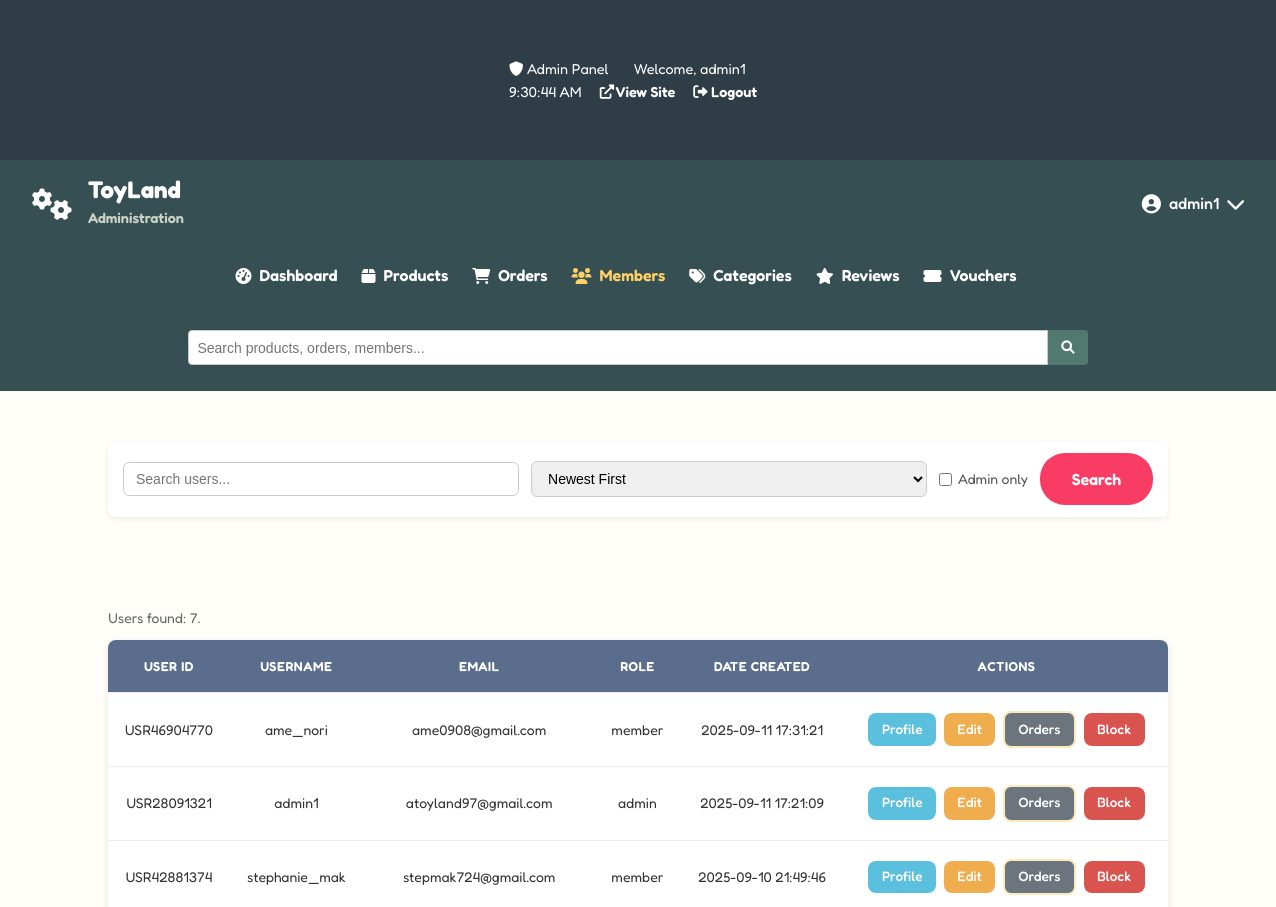
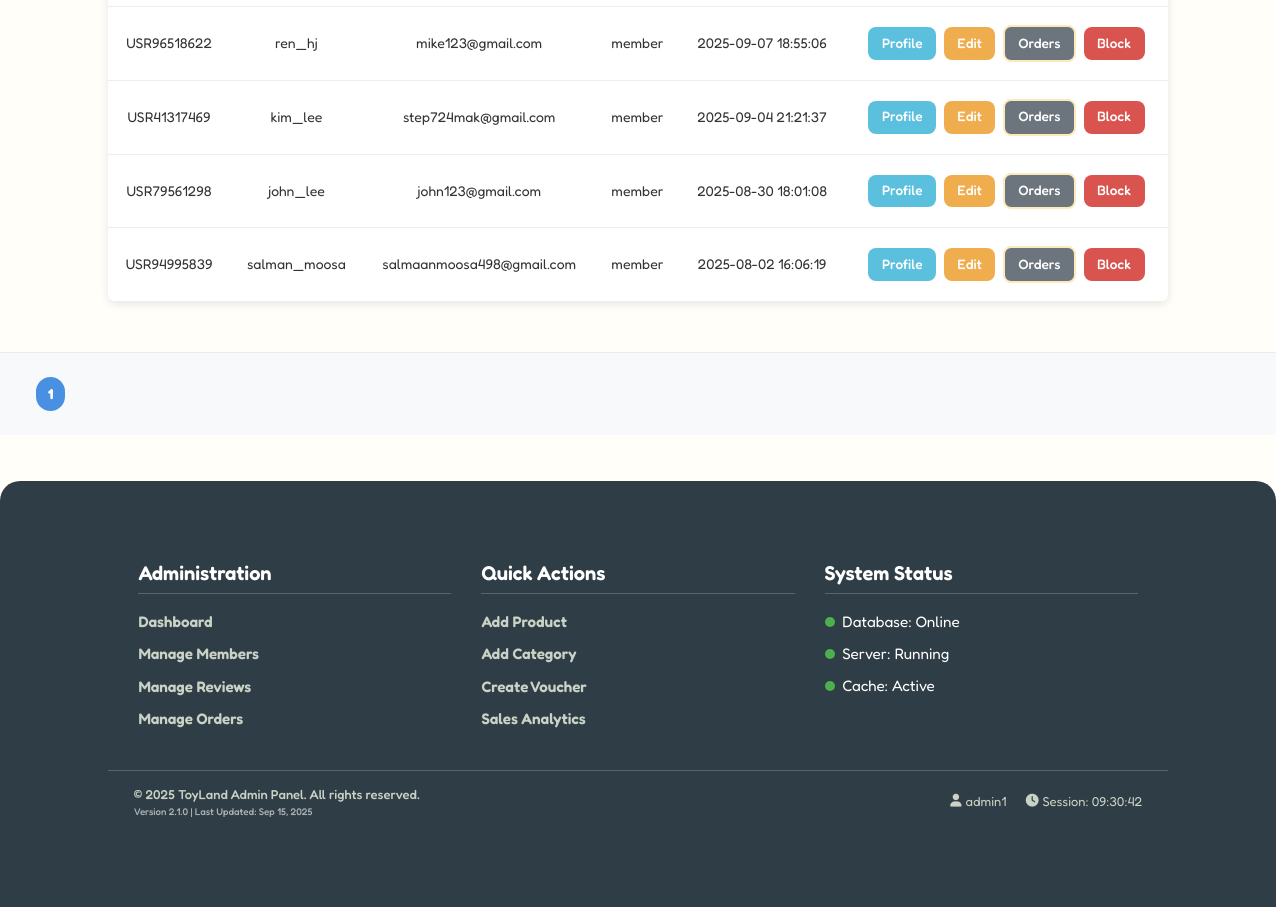
The app's page /root/admin/members.php (signed in) with its own data (2 pictures, top to bottom).
### tables this page shows
CREATE TABLE `user` (
  `user_id` varchar(11) NOT NULL,
  `username` varchar(50) NOT NULL,
  `email` varchar(100) NOT NULL,
  `password` varchar(255) NOT NULL,
  `role` enum('admin','member') NOT NULL DEFAULT 'member',
  `status` enum('active','blocked') NOT NULL DEFAULT 'active',
  `profile_pic` varchar(255) DEFAULT NULL,
  `remember_token` varchar(64) DEFAULT NULL,
  `created_at` timestamp NOT NULL DEFAULT current_timestamp(),
  `updated_at` timestamp NOT NULL DEFAULT current_timestamp() ON UPDATE current_timestamp()
);

### root/admin/members.php (the view, shortened to what this page needs)
<?php
require_once '../includes/db.php';
$search = $_GET['search'] ?? '';
$sort = $_GET['sort'] ?? 'newest';
$toggleRole = $_GET['toggleRole'] ?? '';
$limit = 10;
$page = isset($_GET['page']) && is_numeric($_GET['page']) ? (int)$_GET['page'] : 1;
$offset = ($page - 1) * $limit;
$where = '';
$params = [];
switch ($sort) {
    default: $orderBy = "created_at DESC"; break;
}
$sql = "SELECT * FROM user $where ORDER BY $orderBy LIMIT :limit OFFSET :offset";
$stm = $pdo->prepare($sql);
$stm->bindValue(':limit', $limit, PDO::PARAM_INT);
$stm->bindValue(':offset', $offset, PDO::PARAM_INT);
$stm->execute();
$users = $stm->fetchAll(PDO::FETCH_ASSOC);
$countSql = "SELECT COUNT(*) FROM user $where";
$countStm = $pdo->prepare($countSql);
$countStm->execute($params);
$totalUsers = $countStm->fetchColumn();
$totalPages = ceil($totalUsers / $limit);
include '../includes/admin_header.php';
?>
<div class="container">
    <div class="filters">
        <form method="get" action="members.php" class="filter-form">
            <input type="text" name="search" value="<?= htmlspecialchars($search) ?>" placeholder="Search users...">
            <select name="sort" onchange="this.form.submit()">
                <option value="newest" <?= $sort=='newest'?'selected':'' ?>>Newest First</option>
            </select>
            <label class="checkbox-inline">
                <input type="checkbox" name="toggleRole" value="1" <?= ($toggleRole == '1') ? 'checked' : '' ?> onchange="this.form.submit()">
                Admin only
            </label>
            <button type="submit" class="btn btn-primary">Search</button>
        </form>
    </div>
</div>
<div class="member-list">
    <div class="container">
        <small class="user-count">Users found: <?= $totalUsers ?>.</small>
        <table class="admin-table">
            <thead>
                <tr>
                    <th>User ID</th>
                    <th>Username</th>
                    <th>Email</th>
                    <th>Role</th>
                    <th>Date Created</th>
                    <th>Actions</th>
                </tr>
            </thead>
            <tbody>
                <?php foreach ($users as $u): ?>
                    <tr>
                        <td><?= htmlspecialchars($u['user_id']) ?></td>
                        <td><?= htmlspecialchars($u['username']) ?></td>
                        <td><?= htmlspecialchars($u['email']) ?></td>
                        <td><?= htmlspecialchars($u['role']) ?></td>
                        <td><?= htmlspecialchars($u['created_at']) ?></td>
                        <td class="actions">
                            <a href="member_profile.php?id=<?= urlencode($u['user_id']) ?>" class="btn btn-info">Profile</a>
                            <a href="member_edit.php?id=<?= urlencode($u['user_id']) ?>" class="btn btn-warning">Edit</a>
                            <a href="member_orders.php?id=<?= urlencode($u['user_id']) ?>" class="btn btn-secondary">Orders</a>
                            <?php if ($u['status'] === 'blocked'): ?>
                                <a href="member_action.php?action=unblock&id=<?= urlencode($u['user_id']) ?>"
                                   class="btn btn-success"
                                   onclick="return confirm('Unblock this user?')">Unblock</a>
                            <?php else: ?>
                                <a href="member_action.php?action=block&id=<?= urlencode($u['user_id']) ?>"
                                   class="btn btn-danger"
                                   onclick="return confirm('Block this user?')">Block</a>
                            <?php endif; ?>
                        </td>
                    </tr>
                <?php endforeach; ?>
            </tbody>
        </table>
    </div>
    <div class="pagination">
        <?php for ($i = 1; $i <= $totalPages; $i++): ?>
            <a href="?search=<?= urlencode($search) ?>&sort=<?= $sort ?>&toggleRole=<?= $toggleRole ?>&page=<?= $i ?>"
               class="<?= $i==$page?'active':'' ?>">
                <?= $i ?>
            </a>
        <?php endfor; ?>
    </div>
</div>
<?php include '../includes/admin_footer.php'; ?>

### records on screen
user: user_id "USR46904770", username "ame_nori", email "ame0908@gmail.com", role "member", created_at "2025-09-11 17:31:21"
user: user_id "USR28091321", username "admin1", email "atoyland97@gmail.com", role "admin", created_at "2025-09-11 17:21:09"
user: user_id "USR42881374", username "stephanie_mak", email "stepmak724@gmail.com", role "member", created_at "2025-09-10 21:49:46"
user: user_id "USR96518622", username "ren_hj", email "mike123@gmail.com", role "member", created_at "2025-09-07 18:55:06"
user: user_id "USR41317469", username "kim_lee", email "step724mak@gmail.com", role "member", created_at "2025-09-04 21:21:37"
user: user_id "USR79561298", username "john_lee", email "john123@gmail.com", role "member", created_at "2025-08-30 18:01:08"
user: user_id "USR94995839", username "salman_moosa", email "salmaanmoosa498@gmail.com", role "member", created_at "2025-08-02 16:06:19"

### other values on screen
$_SESSION['admin_username'] "admin1"
$totalUsers "7"
